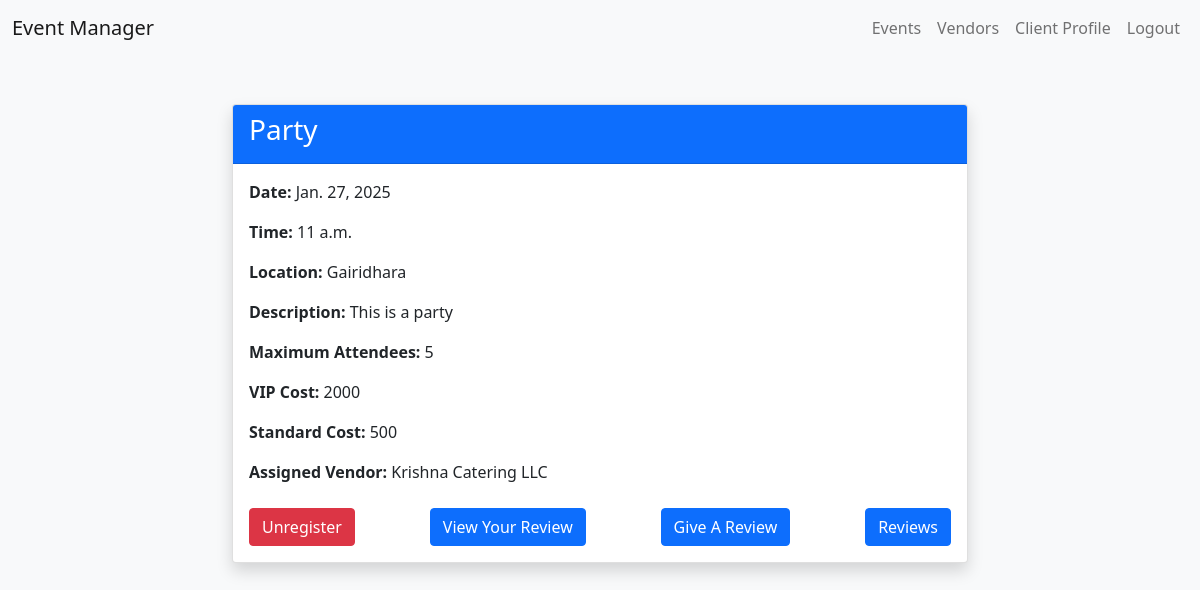
/event-details/2/ (signed in), run on the app's committed database.
### base/models.py (models this page shows, shortened)
class Event(models.Model):
    name = models.CharField(max_length=100)
    description = models.TextField()
    date = models.DateField()
    time = models.TimeField()
    location = models.CharField(max_length=100)
    max_attendees = models.IntegerField()
    registrations = models.IntegerField(default=0)
    categories = models.ManyToManyField('EventCategory')
    created_by = models.ForeignKey(User, on_delete=models.SET_NULL, null=True)
    vip_cost = models.IntegerField(default=2000, null=True)
    standard_cost = models.IntegerField(default=500, null=True)

class Vendor(models.Model):
    name = models.CharField(max_length=100)
    services_offered = models.TextField()
    pricing = models.DecimalField(max_digits=10, decimal_places=2)
    contact_info = models.CharField(max_length=100)
    website = models.URLField(null=True)
    categories = models.ManyToManyField('VendorCategory')
    is_approved = models.BooleanField(default=False)
    is_available = models.BooleanField(default=True)

### base/views.py (the view)
# urls.py: path('event-details/<int:pk>/', views.EventDetailView.as_view(), name='event-details'),
class EventDetailView(DetailView):
    model = Event
    template_name = 'eventDetails.html'
    def get_context_data(self, **kwargs):
        context = super().get_context_data(**kwargs)
        event = self.get_object()
        context['is_user_registered'] = EventRegistration.objects.filter(
            event=event,
            client=self.request.user
        ).exists()
        vendor_assignment = VendorAssignment.objects.filter(event=event).first()
        context['assigned_vendors'] = vendor_assignment.vendor.name if vendor_assignment else ''
        return context

### base/templatetags/events.py (called while the page is built)
@register.filter(name='is_EventPlanner')
def is_EventPlanner(user):
    return user.groups.filter(name='Event Planner').exists()

@register.filter(name='is_Admin')
def is_Admin(user):
    return user.groups.filter(name='Admin').exists()

@register.filter(name='is_Vendor')
def is_Vendor(user):
    return user.groups.filter(name='Vendor').exists()

### templates/eventDetails.html (shortened to what this page needs)
{% load events %}
<!DOCTYPE html>
<html lang="en">
<head>
    <link href="https://cdn.jsdelivr.net/npm/bootstrap@5.0.2/dist/css/bootstrap.min.css" rel="stylesheet">
</head>
<body class="bg-light">
    {% include 'navbar.html' %}
    <div class="container mt-5">
        <div class="row justify-content-center">
            <div class="col-md-8">
                <div class="card shadow">
                    <div class="card-header bg-primary text-white">
                        <h3>{{ event.name }}</h3>
                    </div>
                    <div class="card-body">
                        <p><strong>Date:</strong> {{ event.date }}</p>
                        <p><strong>Time:</strong> {{ event.time }}</p>
                        <p><strong>Location:</strong> {{ event.location }}</p>
                        <p><strong>Description:</strong> {{ event.description }}</p>
                        <p><strong>Maximum Attendees:</strong> {{ event.max_attendees }}</p>
                        <p><strong>VIP Cost:</strong> {{ event.vip_cost }}</p>
                        <p><strong>Standard Cost:</strong> {{ event.standard_cost }}</p>
                        <p><strong>Assigned Vendor:</strong> {{ assigned_vendors }}</p>
                        <div class="d-flex justify-content-between mt-4">
                            {% if user|is_EventPlanner or user|is_Admin %}
                            <a href="{% url 'event-update' event.id %}" class="btn btn-warning">Edit</a>
                            <a href="{% url 'event-delete' event.id %}" class="btn btn-danger">Delete</a>
                            <a href="{% url 'assign-vendor' event.id %}" class="btn btn-primary">Assign Vendor</a>
                            <a href="{% url 'logistics' event.id %}" class="btn btn-primary">Logistics</a>
                            <a href="{% url 'inventory' event.id %}" class="btn btn-primary">Inventory</a>
                            {% else %}
                            {% if is_user_registered %}
                            <a href="{% url 'event-unregister' event.id %}" class="btn btn-danger">Unregister</a>
                            <a href="{% url 'view-your-reviews' event.id %}" class="btn btn-primary">View Your Review</a>
                            <a href="{% url 'give-event-reviews' event_id=event.id %}" class="btn btn-primary">Give A Review</a>
                            {% else %}
                            <a href="{% url 'event-register' event.id %}" class="btn btn-danger">Register</a>
                            {% endif %}
                            {% endif %}
                            <a href="{% url 'event-reviews' event.id %}" class="btn btn-primary">Reviews</a>
                        </div>
                    </div>
                </div>
            </div>
        </div>
    </div>
</body>
</html>

### templates/navbar.html (shortened to what this page needs)
{% load events %}
<!DOCTYPE html>
<html lang="en">
  <head>
    <link
      href="https://cdn.jsdelivr.net/npm/bootstrap@5.0.2/dist/css/bootstrap.min.css"
      rel="stylesheet"
    />
  </head>
<nav class="navbar navbar-expand-lg navbar-light bg-light">
    <div class="container-fluid">
      <a class="navbar-brand" href="/">Event Manager</a>
      <div class="collapse navbar-collapse" id="navbarNav">
        <ul class="navbar-nav ms-auto">
          <li class="nav-item">
            <a class="nav-link" href="/event-list/">Events</a>
          </li>
          <li class="nav-item">
            <a class="nav-link" href="/vendor-list/">Vendors</a>
          </li>
          {% if user.is_authenticated %}
            <li class="nav-item"><a class="nav-link" href="/user-profile/">{{user.first_name}} Profile</a></li>
          <li class="nav-item">
            <a class="nav-link" href="/logout/">Logout</a>
          </li>
          {% endif %}
        </ul>
      </div>
    </div>
  </nav>
</body>
</html>

### data on the page
Event: name "Party", date "Jan. 27, 2025", time "11 a.m.", location "Gairidhara", description "This is a party", max_attendees "5", vip_cost "2000", standard_cost "500"
Vendor: name "Krishna Catering LLC"

### other printed values
{{ user.first_name }} "Client"
